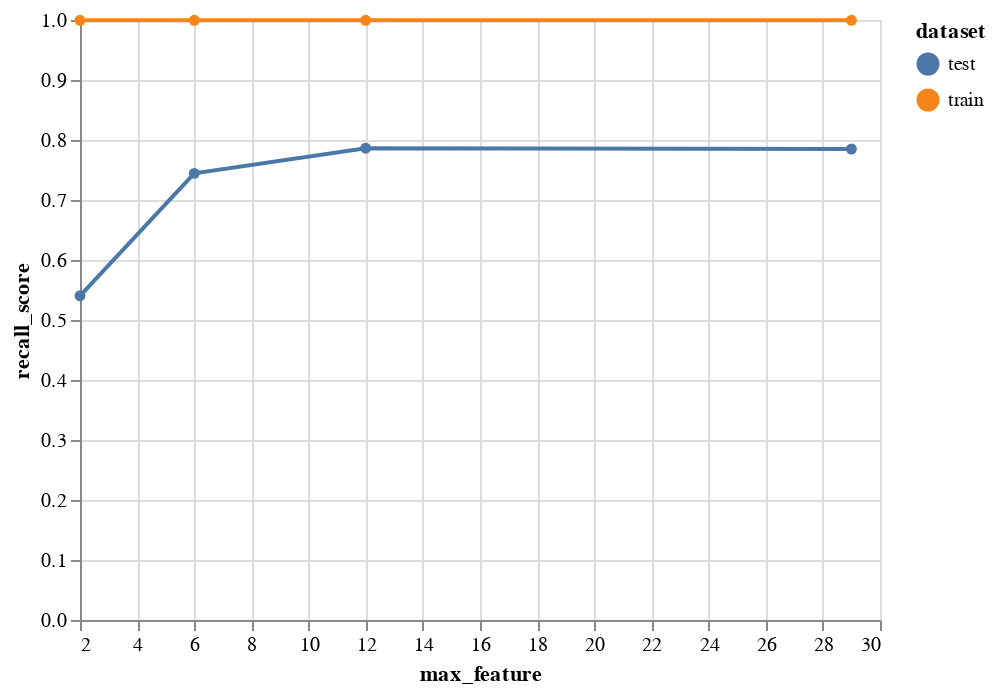

This figure's notebook cell:
### Code cell
compare_train_test(max_feature_summary, 'max_feature')

### Figure 1 — Vega-Lite specification as saved in the notebook (floating-point values rounded to 4 significant figures)
{"config": {"view": {"continuousWidth": 400, "continuousHeight": 300}}, "data": {"name": "data-8eae5f0d95d0e59d2c9d2a1e79961789"}, "mark": {"type": "line", "point": true}, "encoding": {"color": {"type": "nominal", "field": "dataset"}, "x": {"type": "quantitative", "field": "max_feature"}, "y": {"type": "quantitative", "field": "recall_score"}}, "$schema": "https://vega.github.io/schema/vega-lite/v4.8.1.json", "datasets": {"data-8eae5f0d95d0e59d2c9d2a1e79961789": [{"max_feature": 2, "recall_score": 0.9995, "dataset": "train", "overfitting": 0.4592}, {"max_feature": 2, "recall_score": 0.5403, "dataset": "test", "overfitting": 0.4592}, {"max_feature": 6, "recall_score": 0.9995, "dataset": "train", "overfitting": 0.2551}, {"max_feature": 6, "recall_score": 0.7444, "dataset": "test", "overfitting": 0.2551}, {"max_feature": 12, "recall_score": 0.9995, "dataset": "train", "overfitting": 0.2132}, {"max_feature": 12, "recall_score": 0.7863, "dataset": "test", "overfitting": 0.2132}, {"max_feature": 29, "recall_score": 0.9995, "dataset": "train", "overfitting": 0.2146}, {"max_feature": 29, "recall_score": 0.7849, "dataset": "test", "overfitting": 0.2146}]}}
